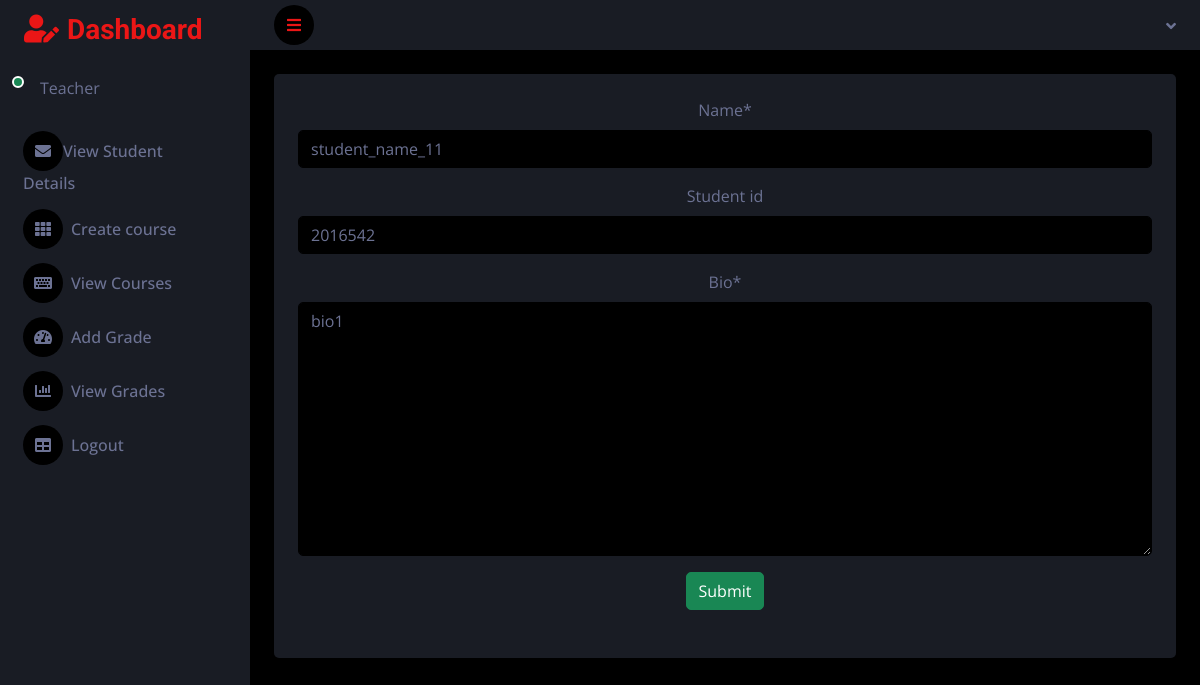
Before: /teacher_update_student_details/1/ with the older database file.
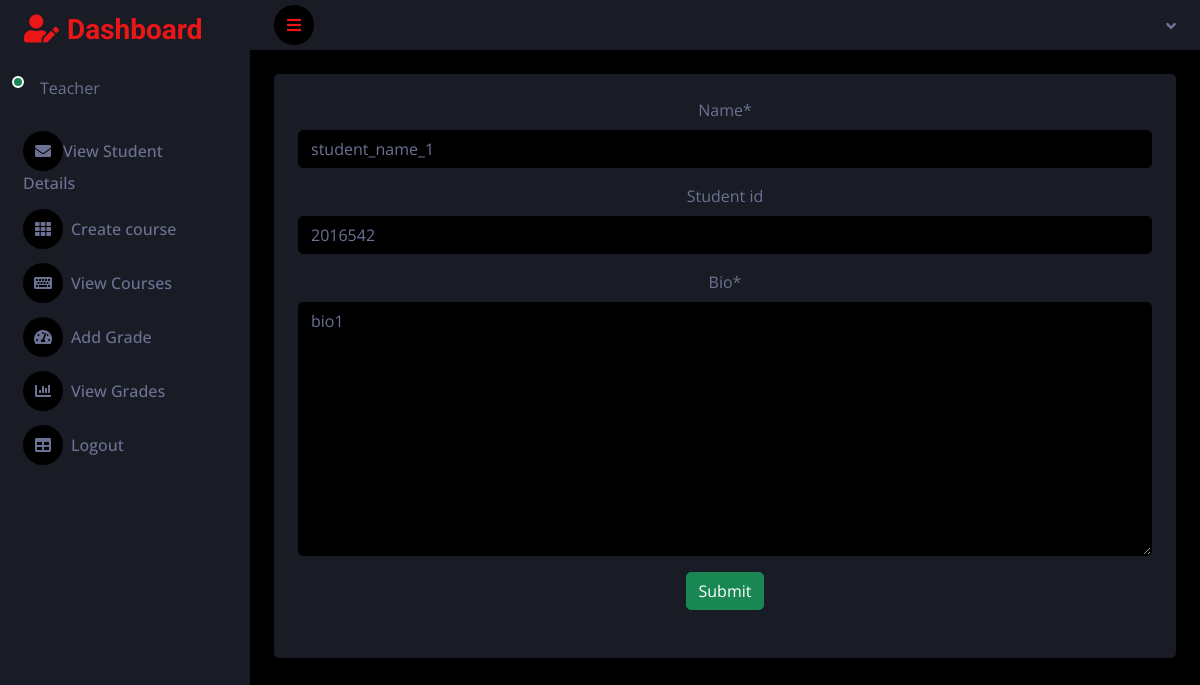
After: the same page with the newer database file.
### grade_app/models.py (models this page shows, shortened)
class Student(models.Model):
    user = models.ForeignKey(User,on_delete=models.CASCADE)
    name = models.CharField(max_length=250)
    student_id = models.IntegerField(blank=True,null=True)
    bio = models.TextField()

### grade_app/teacher_views.py (the view)
# urls.py: path('teacher_update_student_details/<int:id>/',teacher_views.teacher_update_student_details,name='teacher_update_student_details'),
def teacher_update_student_details(request,id):
    student_object = Student.objects.get(id = id)
    teacher_student_update_form_object = Teacher_student_update_form(instance=student_object)
    if request.method == 'POST':
        teacher_student_update_form_object = Teacher_student_update_form(request.POST,instance=student_object)
        teacher_student_update_form_object.save()
        return redirect('teacher_view_student_details')
    return render(request, 'teacher/teacher_update_student_details.html',{'teacher_student_update_form_object':teacher_student_update_form_object})

### grade_app/forms.py
class Teacher_student_update_form(forms.ModelForm):
    class Meta:
        model = Student
        fields = ('__all__')
        exclude = ('user',)

### template/teacher/teacher_update_student_details.html (shortened to what this page needs)
{% extends 'teacher/teacher_dash.html' %}
{% load crispy_forms_tags %}
{% block content %}
<form method="POST" style="width:100%;">
    {{teacher_student_update_form_object|crispy}}
    <button type="submit" class="btn btn-success">Submit</button>
</form>
{% endblock %}

Changed rows visible on the page:
changed Student "bio1": name "student_name_11" → "student_name_1"
